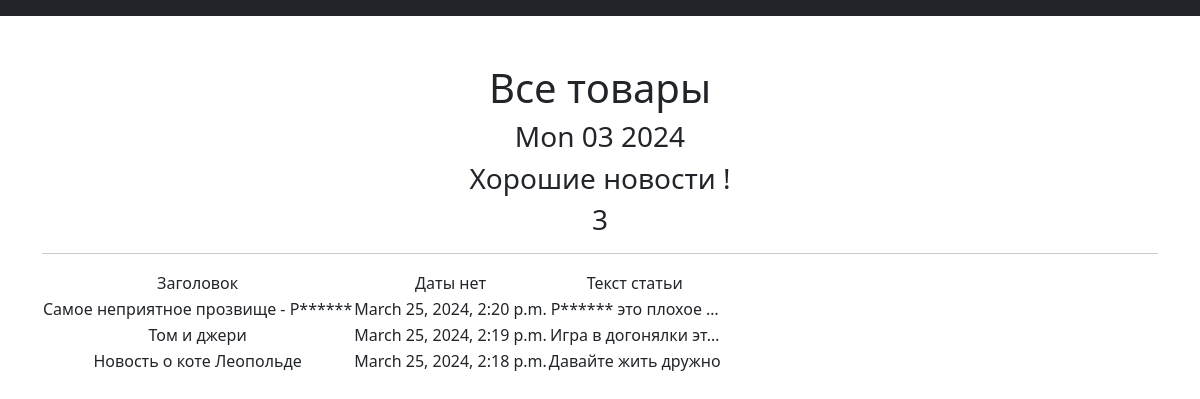
Screenshot of /products/News_all with the database file from the repository.
### simpleapp/models.py (models this page shows, shortened)
class News_All(models.Model):
    name = models.CharField(max_length= 100, unique = True)
    text = models.TextField(max_length= 100)
    time_in = models.DateTimeField(auto_now_add=True)

### simpleapp/views.py (the view)
# urls.py: path('News_all', PostList.as_view()),
class PostList(ListView):
    model = News_All
    ordering = '-time_in'
    template_name = 'flatpages/News_all.html'
    context_object_name = 'news'
    def get_context_data(self, **kwargs):
        context = super().get_context_data(**kwargs)
        context['time_now'] = datetime.utcnow()
        context['next_sale'] = "Хорошие новости !"
        return context

### simpleapp/templatetags/custom_filters.py (called while the page is built)
@register.filter()
def censor(text):
    try:
        for word in censor_list:
            text = text.replace(word[1:], '*'*len(word[1:]))
        return text
    except AttributeError:
        return "Применять функцию исключительно к тексту !"
    except Exception:
        return "Какая то иная ошибка >_<"

### templates/flatpages/News_all.html (shortened to what this page needs)
{% extends 'flatpages/default.html' %}
{% load custom_filters %}
{% block content %}
   <h1>Все товары</h1>
   <h3>{{ time_now|date:'D m Y'}}</h3>
    <h3> {{ next_sale|default_if_none:"Чуть позже сообщим о распродаже!" }} </h3>
    <h3>{{news| length}}</h3>
   <hr>
   {% if news %}
       <table>
           <tr>
               <td>Заголовок</td>
               <td>Даты нет</td>
               <td>Текст статьи</td>
           </tr>
           {% for newsX in news %}
           <tr>
               <td>{{ newsX.name|censor}}</td>
               <td>{{ newsX.time_in}}</td>
               <td>{{ newsX.text|censor|truncatechars:20}}</td>
           </tr>
           {% endfor %}
       </table>
   {% else %}
       <h2>Никаких новостей нет!</h2>
   {% endif %}
{% endblock content %}

### templates/flatpages/default.html (shortened to what this page needs)
<!DOCTYPE html>
<html lang="en">
    <head>
        {% load static %}
        <link href="{% static 'css/styles.css' %}" rel="stylesheet" />
    </head>
    <body>
        <nav class="navbar navbar-expand-lg navbar-dark bg-dark static-top">
</nav>
        <div class="container">
            <div class="text-center mt-5">
                {% block content %}
                {% endblock content %}
            </div>
        </div>
    </body>
</html>

### rows the page displays
News_All: name|censor "Самое неприятное прозвище - Р******", time_in "March 25, 2024, 2:20 p.m.", text|censor "Р****** это плохое …"
News_All: name|censor "Том и джери", time_in "March 25, 2024, 2:19 p.m.", text|censor "Игра в догонялки эт…"
News_All: name|censor "Новость о коте Леопольде", time_in "March 25, 2024, 2:18 p.m.", text|censor "Давайте жить дружно"

### other values shown
{{ time_now|date:'D m Y' }} "Mon 03 2024"
{{ next_sale|default_if_none:"Чуть позже сообщим о распродаже!" }} "Хорошие новости !"
{{ news| length }} "3"
